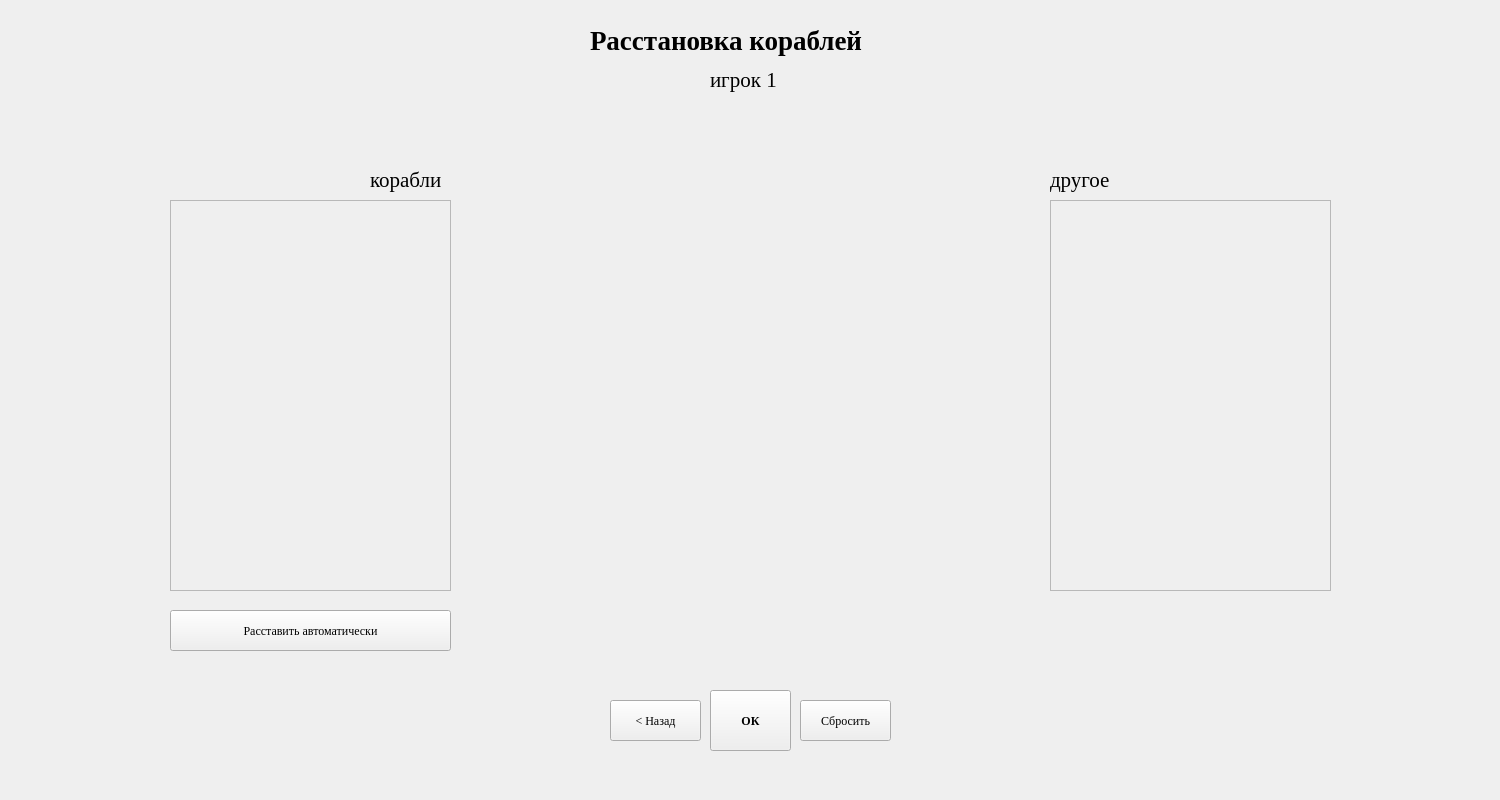
<?xml version="1.0" encoding="UTF-8"?>
<ui version="4.0">
 <class>MainWindow</class>
 <widget class="QMainWindow" name="MainWindow">
  <property name="geometry">
   <rect>
    <x>0</x>
    <y>0</y>
    <width>1500</width>
    <height>800</height>
   </rect>
  </property>
  <property name="sizePolicy">
   <sizepolicy hsizetype="Ignored" vsizetype="Ignored">
    <horstretch>0</horstretch>
    <verstretch>0</verstretch>
   </sizepolicy>
  </property>
  <property name="windowTitle">
   <string>MainWindow</string>
  </property>
  <widget class="QWidget" name="centralwidget">
   <property name="sizePolicy">
    <sizepolicy hsizetype="Ignored" vsizetype="Ignored">
     <horstretch>0</horstretch>
     <verstretch>0</verstretch>
    </sizepolicy>
   </property>
   <widget class="QPushButton" name="accept_button">
    <property name="geometry">
     <rect>
      <x>710</x>
      <y>690</y>
      <width>81</width>
      <height>61</height>
     </rect>
    </property>
    <property name="sizePolicy">
     <sizepolicy hsizetype="Fixed" vsizetype="Fixed">
      <horstretch>0</horstretch>
      <verstretch>0</verstretch>
     </sizepolicy>
    </property>
    <property name="minimumSize">
     <size>
      <width>0</width>
      <height>0</height>
     </size>
    </property>
    <property name="font">
     <font>
      <family>Georgia</family>
      <weight>75</weight>
      <bold>true</bold>
     </font>
    </property>
    <property name="text">
     <string>ОК</string>
    </property>
   </widget>
   <widget class="QPushButton" name="reset_butoon">
    <property name="geometry">
     <rect>
      <x>800</x>
      <y>700</y>
      <width>91</width>
      <height>41</height>
     </rect>
    </property>
    <property name="sizePolicy">
     <sizepolicy hsizetype="Fixed" vsizetype="Fixed">
      <horstretch>0</horstretch>
      <verstretch>0</verstretch>
     </sizepolicy>
    </property>
    <property name="minimumSize">
     <size>
      <width>0</width>
      <height>0</height>
     </size>
    </property>
    <property name="font">
     <font>
      <family>Georgia</family>
     </font>
    </property>
    <property name="text">
     <string>Сбросить</string>
    </property>
   </widget>
   <widget class="QLabel" name="label_3">
    <property name="geometry">
     <rect>
      <x>370</x>
      <y>160</y>
      <width>91</width>
      <height>41</height>
     </rect>
    </property>
    <property name="sizePolicy">
     <sizepolicy hsizetype="Minimum" vsizetype="Preferred">
      <horstretch>1</horstretch>
      <verstretch>1</verstretch>
     </sizepolicy>
    </property>
    <property name="font">
     <font>
      <family>Georgia</family>
      <pointsize>16</pointsize>
      <weight>50</weight>
      <bold>false</bold>
      <strikeout>false</strikeout>
      <kerning>true</kerning>
     </font>
    </property>
    <property name="cursor">
     <cursorShape>ArrowCursor</cursorShape>
    </property>
    <property name="frameShape">
     <enum>QFrame::NoFrame</enum>
    </property>
    <property name="text">
     <string>&lt;html&gt;&lt;head/&gt;&lt;body&gt;&lt;p&gt;корабли&lt;/p&gt;&lt;/body&gt;&lt;/html&gt;</string>
    </property>
    <property name="textFormat">
     <enum>Qt::RichText</enum>
    </property>
    <property name="scaledContents">
     <bool>true</bool>
    </property>
    <property name="textInteractionFlags">
     <set>Qt::LinksAccessibleByMouse</set>
    </property>
   </widget>
   <widget class="QLabel" name="label_2">
    <property name="geometry">
     <rect>
      <x>590</x>
      <y>20</y>
      <width>331</width>
      <height>41</height>
     </rect>
    </property>
    <property name="sizePolicy">
     <sizepolicy hsizetype="Ignored" vsizetype="Maximum">
      <horstretch>0</horstretch>
      <verstretch>0</verstretch>
     </sizepolicy>
    </property>
    <property name="font">
     <font>
      <family>Georgia</family>
      <pointsize>20</pointsize>
      <weight>75</weight>
      <bold>true</bold>
      <strikeout>false</strikeout>
      <kerning>true</kerning>
     </font>
    </property>
    <property name="text">
     <string>&lt;html&gt;&lt;head/&gt;&lt;body&gt;&lt;p&gt;Расстановка кораблей&lt;/p&gt;&lt;/body&gt;&lt;/html&gt;</string>
    </property>
    <property name="textFormat">
     <enum>Qt::RichText</enum>
    </property>
    <property name="scaledContents">
     <bool>true</bool>
    </property>
   </widget>
   <widget class="QLabel" name="turn_label">
    <property name="geometry">
     <rect>
      <x>710</x>
      <y>60</y>
      <width>81</width>
      <height>41</height>
     </rect>
    </property>
    <property name="sizePolicy">
     <sizepolicy hsizetype="Minimum" vsizetype="Preferred">
      <horstretch>1</horstretch>
      <verstretch>1</verstretch>
     </sizepolicy>
    </property>
    <property name="font">
     <font>
      <family>Georgia</family>
      <pointsize>16</pointsize>
      <weight>50</weight>
      <bold>false</bold>
      <strikeout>false</strikeout>
      <kerning>true</kerning>
     </font>
    </property>
    <property name="cursor">
     <cursorShape>ArrowCursor</cursorShape>
    </property>
    <property name="frameShape">
     <enum>QFrame::NoFrame</enum>
    </property>
    <property name="text">
     <string>&lt;html&gt;&lt;head/&gt;&lt;body&gt;&lt;p&gt;игрок 1&lt;/p&gt;&lt;/body&gt;&lt;/html&gt;</string>
    </property>
    <property name="textFormat">
     <enum>Qt::RichText</enum>
    </property>
    <property name="scaledContents">
     <bool>true</bool>
    </property>
    <property name="textInteractionFlags">
     <set>Qt::LinksAccessibleByMouse</set>
    </property>
   </widget>
   <widget class="QScrollArea" name="ships_area">
    <property name="geometry">
     <rect>
      <x>170</x>
      <y>200</y>
      <width>281</width>
      <height>391</height>
     </rect>
    </property>
    <property name="horizontalScrollBarPolicy">
     <enum>Qt::ScrollBarAlwaysOff</enum>
    </property>
    <property name="widgetResizable">
     <bool>true</bool>
    </property>
    <property name="alignment">
     <set>Qt::AlignHCenter|Qt::AlignTop</set>
    </property>
    <widget class="QWidget" name="ship_area_layout">
     <property name="geometry">
      <rect>
       <x>0</x>
       <y>0</y>
       <width>279</width>
       <height>389</height>
      </rect>
     </property>
     <layout class="QVBoxLayout" name="verticalLayout"/>
    </widget>
   </widget>
   <widget class="QPushButton" name="back_button">
    <property name="geometry">
     <rect>
      <x>610</x>
      <y>700</y>
      <width>91</width>
      <height>41</height>
     </rect>
    </property>
    <property name="sizePolicy">
     <sizepolicy hsizetype="Fixed" vsizetype="Fixed">
      <horstretch>0</horstretch>
      <verstretch>0</verstretch>
     </sizepolicy>
    </property>
    <property name="minimumSize">
     <size>
      <width>0</width>
      <height>0</height>
     </size>
    </property>
    <property name="font">
     <font>
      <family>Georgia</family>
     </font>
    </property>
    <property name="text">
     <string>&lt; Назад</string>
    </property>
   </widget>
   <widget class="QScrollArea" name="other_objects_area">
    <property name="geometry">
     <rect>
      <x>1050</x>
      <y>200</y>
      <width>281</width>
      <height>391</height>
     </rect>
    </property>
    <property name="horizontalScrollBarPolicy">
     <enum>Qt::ScrollBarAlwaysOff</enum>
    </property>
    <property name="widgetResizable">
     <bool>true</bool>
    </property>
    <property name="alignment">
     <set>Qt::AlignHCenter|Qt::AlignTop</set>
    </property>
    <widget class="QWidget" name="other_objects_area_layout">
     <property name="geometry">
      <rect>
       <x>0</x>
       <y>0</y>
       <width>279</width>
       <height>389</height>
      </rect>
     </property>
     <layout class="QVBoxLayout" name="verticalLayout_4"/>
    </widget>
   </widget>
   <widget class="QLabel" name="label_5">
    <property name="geometry">
     <rect>
      <x>1050</x>
      <y>160</y>
      <width>91</width>
      <height>41</height>
     </rect>
    </property>
    <property name="sizePolicy">
     <sizepolicy hsizetype="Minimum" vsizetype="Preferred">
      <horstretch>1</horstretch>
      <verstretch>1</verstretch>
     </sizepolicy>
    </property>
    <property name="font">
     <font>
      <family>Georgia</family>
      <pointsize>16</pointsize>
      <weight>50</weight>
      <bold>false</bold>
      <strikeout>false</strikeout>
      <kerning>true</kerning>
     </font>
    </property>
    <property name="cursor">
     <cursorShape>ArrowCursor</cursorShape>
    </property>
    <property name="frameShape">
     <enum>QFrame::NoFrame</enum>
    </property>
    <property name="text">
     <string>&lt;html&gt;&lt;head/&gt;&lt;body&gt;&lt;p&gt;другое&lt;/p&gt;&lt;/body&gt;&lt;/html&gt;</string>
    </property>
    <property name="textFormat">
     <enum>Qt::RichText</enum>
    </property>
    <property name="scaledContents">
     <bool>true</bool>
    </property>
    <property name="textInteractionFlags">
     <set>Qt::LinksAccessibleByMouse</set>
    </property>
   </widget>
   <widget class="QPushButton" name="auto_ship_place_button">
    <property name="geometry">
     <rect>
      <x>170</x>
      <y>610</y>
      <width>281</width>
      <height>41</height>
     </rect>
    </property>
    <property name="sizePolicy">
     <sizepolicy hsizetype="Fixed" vsizetype="Fixed">
      <horstretch>0</horstretch>
      <verstretch>0</verstretch>
     </sizepolicy>
    </property>
    <property name="minimumSize">
     <size>
      <width>0</width>
      <height>0</height>
     </size>
    </property>
    <property name="font">
     <font>
      <family>Georgia</family>
     </font>
    </property>
    <property name="text">
     <string>Расставить автоматически</string>
    </property>
   </widget>
   <widget class="QLabel" name="field_label">
    <property name="geometry">
     <rect>
      <x>500</x>
      <y>120</y>
      <width>500</width>
      <height>500</height>
     </rect>
    </property>
    <property name="text">
     <string/>
    </property>
   </widget>
  </widget>
 </widget>
 <resources/>
 <connections/>
</ui>
